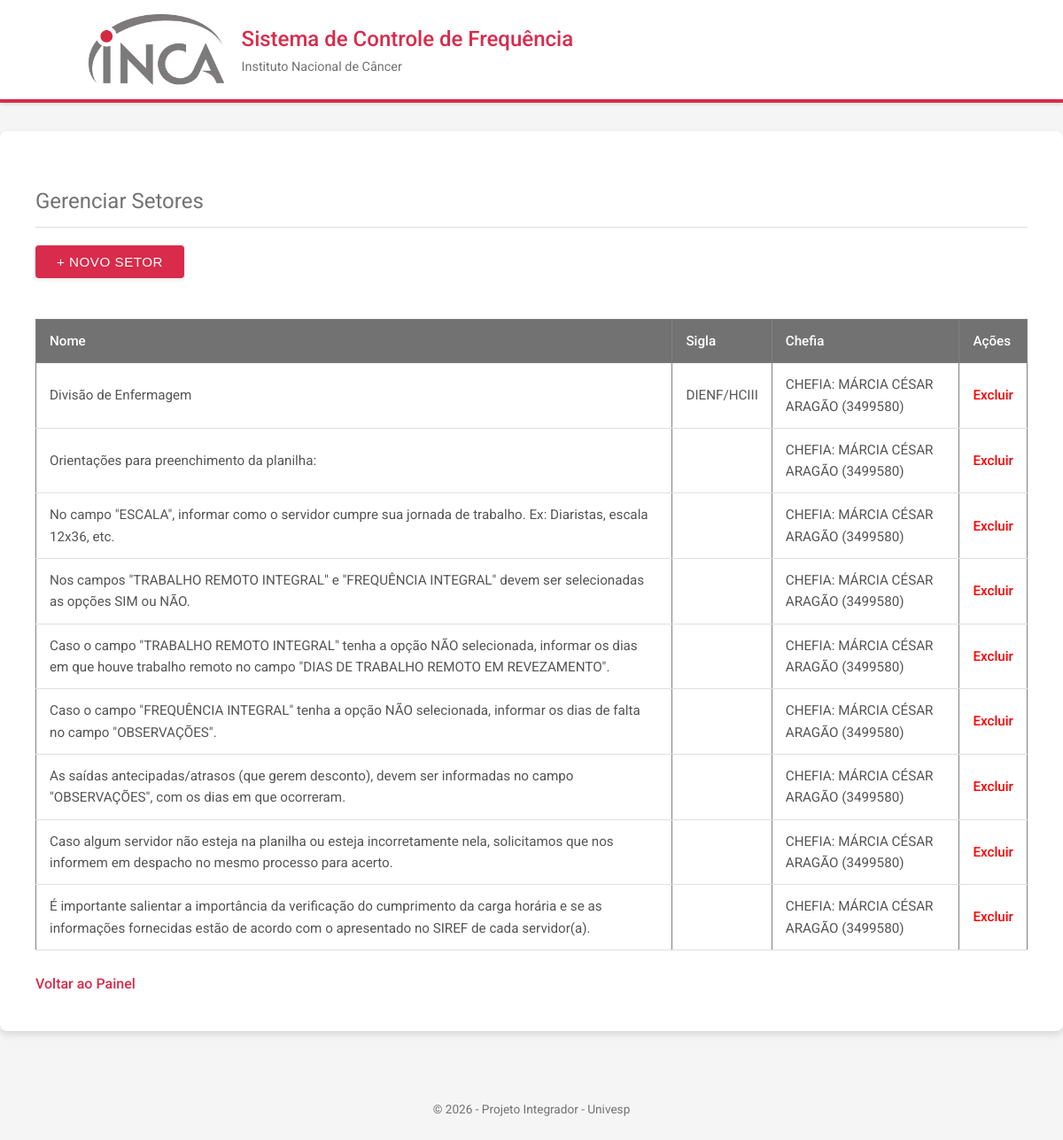
The app's page /setores (signed in), older data.
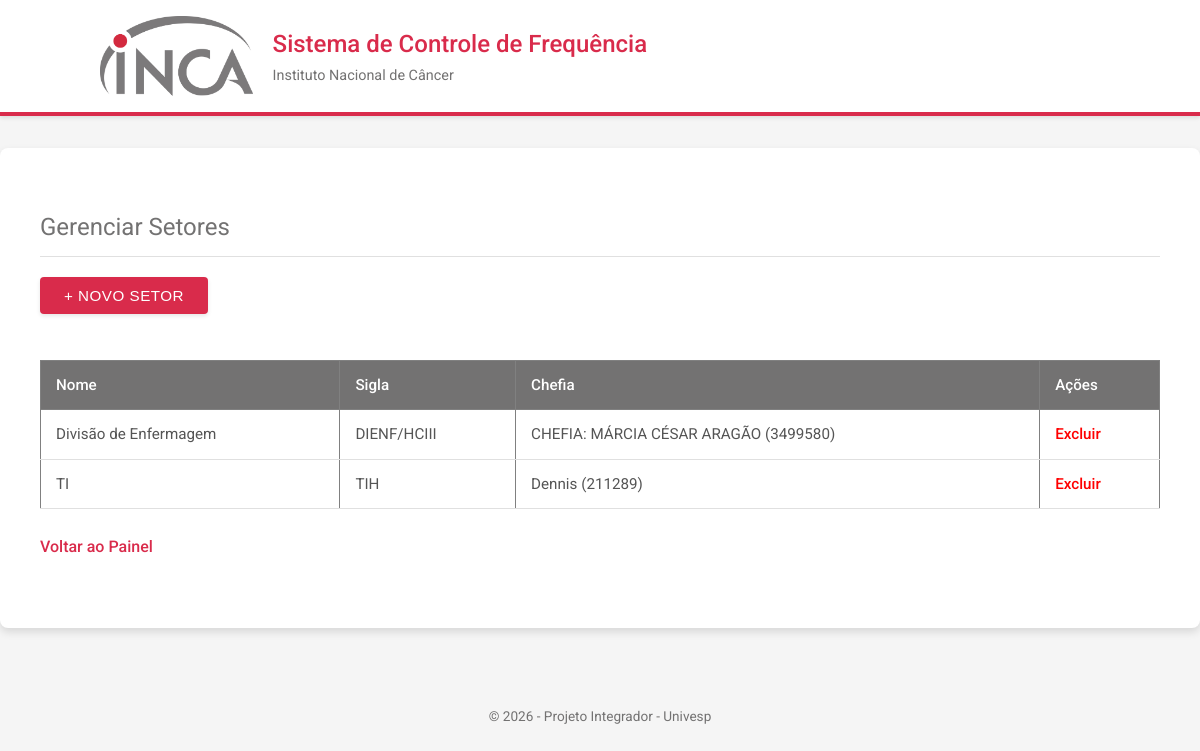
The same page, newer data.
### app.py (models this page shows)
class Setor(db.Model):
    id = db.Column(db.Integer, primary_key=True)
    nome = db.Column(db.String(100), nullable=False)
    sigla = db.Column(db.String(50))
    chefia_nome = db.Column(db.String(100))
    chefia_matricula = db.Column(db.String(50))
    funcionarios = db.relationship('Funcionario', backref='setor', lazy=True)

### app.py (the view)
@app.route('/setores')
@login_required
def listar_setores():
    if current_user.perfil != 'gestor': return redirect(url_for('dashboard'))
    lista = Setor.query.all()
    return render_template('lista_setores.html', setores=lista)

### app.py (called while the page is built)
@login_manager.user_loader
def load_user(user_id):
    return Usuario.query.get(int(user_id))

### templates/lista_setores.html (shortened to what this page needs)
{% extends "base.html" %}
{% block content %}
    <h2>Gerenciar Setores</h2>
    <a href="{{ url_for('novo_setor') }}"><button>+ Novo Setor</button></a>
    <br><br>
    <table border="1" style="width: 100%; border-collapse: collapse;">
        <thead>
            <tr style="background-color: #f2f2f2;">
                <th>Nome</th>
                <th>Sigla</th>
                <th>Chefia</th>
                <th>Ações</th>
            </tr>
        </thead>
        <tbody>
            {% for setor in setores %}
            <tr>
                <td>{{ setor.nome }}</td>
                <td>{{ setor.sigla }}</td>
                <td>{{ setor.chefia_nome }} ({{ setor.chefia_matricula }})</td>
                <td>
                    <a href="{{ url_for('excluir_setor', id=setor.id) }}" onclick="return confirm('Tem certeza? Só é possível excluir setores vazios.')"
                    style="color: red;">Excluir</a></td>
            </tr>
            {% endfor %}
        </tbody>
    </table>
    <br><a href="{{ url_for('dashboard') }}">Voltar ao Painel</a>
{% endblock %}

### templates/base.html (shortened to what this page needs)
<!DOCTYPE html>
<html lang="pt-br">
<head>
     <link rel="stylesheet" href="{{ url_for('static', filename='style.css')}}">
</head>
<body>
    <header>
        <div class="container header-content">
            <img src="{{ url_for('static', filename='logo_inca.jpg') }}" alt="Logo INCA" class="logo">
            <div class="header-titles">
                <h1>Sistema de Controle de Frequência</h1>
                <p>Instituto Nacional de Câncer</p>
            </div>
        </div>
    </header>
    <main>
         {% block content %}{% endblock %}
    </main>
    <footer>
        <p>&copy; 2026 - Projeto Integrador - Univesp</p>
    </footer>
</body>
</html>

### static/style.css (style rules this page uses)
:root { --primary-color: #D92B4B; --primary-hover: #b0233d; --secondary-color: #737272; --background-color: #f5f5f5; --card-bg: #ffffff; --text-color: #333333; --border-color: #e0e0e0; --shadow-sm: 0 2px 4px rgba(0,0,0,0.1); --shadow-md: 0 4px 8px rgba(0,0,0,0.12); }
body { font-family: 'Roboto', sans-serif; background-color: var(--background-color); color: var(--text-color); margin: 0; padding: 0; line-height: 1.6; }
.container { max-width: 1000px; margin: 0 auto; padding: 0 20px; }
header { background-color: var(--card-bg); border-bottom: 4px solid var(--primary-color); padding: 1rem 0; box-shadow: var(--shadow-sm); margin-bottom: 2rem; }
.header-content { display: flex; align-items: center; gap: 20px; }
.logo { height: 80px; width: auto; }
.header-titles h1 { margin: 0; font-size: 1.5rem; color: var(--primary-color); font-weight: 500; }
.header-titles p { margin: 0; color: var(--secondary-color); font-size: 0.9rem; font-weight: 400; }
main { background: var(--card-bg); padding: 2.5rem; border-radius: 8px; box-shadow: var(--shadow-md); min-height: 400px; }
h2 { color: var(--secondary-color); font-weight: 400; border-bottom: 1px solid var(--border-color); padding-bottom: 10px; margin-bottom: 20px; }
a { color: var(--primary-color); text-decoration: none; font-weight: 500; transition: color 0.2s; }
button { background-color: var(--primary-color); color: white; padding: 10px 24px; border: none; border-radius: 4px; font-size: 0.95rem; font-weight: 500; text-transform: uppercase; cursor: pointer; box-shadow: var(--shadow-sm); transition: background-color 0.2s, box-shadow 0.2s; letter-spacing: 0.5px; }
table { width: 100%; border-collapse: collapse; margin-top: 20px; font-size: 0.95rem; }
th { background-color: var(--secondary-color); color: white; padding: 12px 15px; text-align: left; font-weight: 500; }
td { padding: 12px 15px; border-bottom: 1px solid var(--border-color); color: #555; }
footer { text-align: center; padding: 2rem; color: var(--secondary-color); font-size: 0.85rem; margin-top: 2rem; }

Row changes from the older to the newer data that the page shows:
removed Setor: nome "Orientações para preenchimento da planilha:", chefia_nome "CHEFIA: MÁRCIA CÉSAR ARAGÃO", chefia_matricula "3499580"
removed Setor: nome "No campo \"ESCALA\", informar como o servidor cumpre sua jornada de trabalho. Ex: Diaristas, escala 12x36, etc.", chefia_nome "CHEFIA: MÁRCIA CÉSAR ARAGÃO", chefia_matricula "3499580"
removed Setor: nome "Nos campos \"TRABALHO REMOTO INTEGRAL\" e \"FREQUÊNCIA INTEGRAL\" devem ser selecionadas as opções SIM ou NÃO.", chefia_nome "CHEFIA: MÁRCIA CÉSAR ARAGÃO", chefia_matricula "3499580"
removed Setor: nome "Caso o campo \"TRABALHO REMOTO INTEGRAL\" tenha a opção NÃO selecionada, informar os dias em que houve trabalho remoto no campo \"DIAS DE TRABALHO REMOTO EM REVEZAMENTO\".", chefia_nome "CHEFIA: MÁRCIA CÉSAR ARAGÃO", chefia_matricula "3499580"
removed Setor: nome "Caso o campo \"FREQUÊNCIA INTEGRAL\" tenha a opção NÃO selecionada, informar os dias de falta no campo \"OBSERVAÇÕES\".", chefia_nome "CHEFIA: MÁRCIA CÉSAR ARAGÃO", chefia_matricula "3499580"
removed Setor: nome "As saídas antecipadas/atrasos (que gerem desconto), devem ser informadas no campo \"OBSERVAÇÕES\", com os dias em que ocorreram.", chefia_nome "CHEFIA: MÁRCIA CÉSAR ARAGÃO", chefia_matricula "3499580"
removed Setor: nome "Caso algum servidor não esteja na planilha ou esteja incorretamente nela, solicitamos que nos informem em despacho no mesmo processo para acerto.", chefia_nome "CHEFIA: MÁRCIA CÉSAR ARAGÃO", chefia_matricula "3499580"
removed Setor: nome "É importante salientar a importância da verificação do cumprimento da carga horária e se as informações fornecidas estão de acordo com o apresentado no SIREF de cada servidor(a).", chefia_nome "CHEFIA: MÁRCIA CÉSAR ARAGÃO", chefia_matricula "3499580"
added Setor: nome "TI", sigla "TIH", chefia_nome "Dennis", chefia_matricula "211289"
